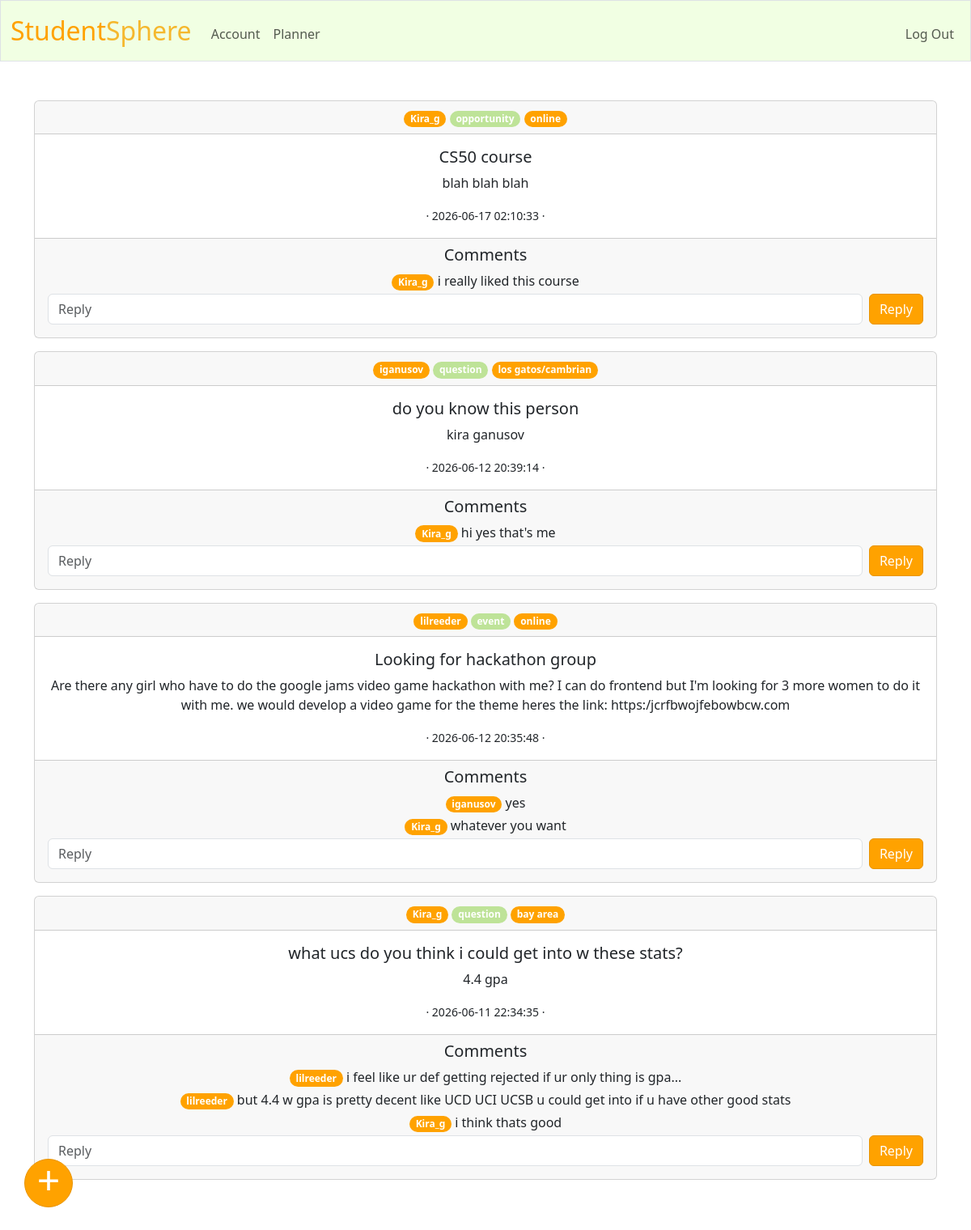
The page / (signed in) on the database its author committed.
### tables this page shows
CREATE TABLE posts (
    id           INTEGER PRIMARY KEY AUTOINCREMENT,
    user_id      INTEGER NOT NULL,
    type         TEXT NOT NULL,  -- 'opportunity', 'event', 'question'
    title        TEXT NOT NULL,
    body         TEXT NOT NULL,
    location     TEXT,           -- e.g. "Bay Area" for events
    is_anonymous INTEGER DEFAULT 0,
    created_at   DATETIME DEFAULT CURRENT_TIMESTAMP,
    FOREIGN KEY (user_id) REFERENCES users(id)
);

CREATE TABLE users (
    id            INTEGER PRIMARY KEY AUTOINCREMENT,
    username      TEXT    UNIQUE NOT NULL,
    password_hash TEXT    NOT NULL,
    emoji         TEXT    DEFAULT '🙂',
    grade         INTEGER,
    sat_score     INTEGER,
    act_score     INTEGER,
    is_anonymous  INTEGER DEFAULT 0
);

CREATE TABLE comments (
    id           INTEGER PRIMARY KEY AUTOINCREMENT,
    post_id      INTEGER NOT NULL,
    user_id      INTEGER NOT NULL,
    body         TEXT    NOT NULL,
    is_anonymous INTEGER DEFAULT 0,
    created_at   DATETIME DEFAULT CURRENT_TIMESTAMP,
    FOREIGN KEY (post_id) REFERENCES posts(id),
    FOREIGN KEY (user_id) REFERENCES users(id)
);

### app.py (the view)
@app.route("/", methods=["GET", "POST"])
@login_required
def main():
    if request.method == "POST":
        title = request.form.get("title")
        body = request.form.get("text")
        location = request.form.get("location")
        type = request.form.get("type")
        if not title or not body or not location or not type:
            flash("Fill all boxes")
            return render_template("main.html")
        db.execute("INSERT INTO posts (user_id, type, title, body, location) VALUES(?, ?, ?, ?, ?)", session["user_id"], type, title, body, location)
        return redirect("/")
    else:
        posts = db.execute("""SELECT posts.*, users.username, users.emoji FROM posts
                           JOIN users ON posts.user_id = users.id
                           ORDER BY posts.created_at DESC""")
        for post in posts:
            post["comments"] = db.execute("""SELECT comments.*, users.username, users.emoji
                                        FROM comments
                                        JOIN users ON comments.user_id = users.id
                                        WHERE comments.post_id = ?
                                        ORDER BY comments.created_at ASC""", post["id"])
    return render_template("main.html", posts=posts)

### app.py (called while the page is built)
@app.after_request
def after_request(response):
    response.headers["Cache-Control"] = "no-cache, no-store, must-revalidate"
    response.headers["Expires"] = 0
    response.headers["Pragma"] = "no-cache"
    return response

### helpers.py (called while the page is built)
def login_required(f):
    @wraps(f)
    def decorated_function(*args, **kwargs):
        if session.get("user_id") is None:
            return redirect("/login")
        return f(*args, **kwargs)
    return decorated_function

### templates/main.html (shortened to what this page needs)
{% extends "layout.html" %}
{% block main %}
    {% for post in posts %}
        <div class="card mb-3">
            <div class="card-header">
                <span class="badge rounded-pill btn-custom">{{ post.username }}</span>
                <span class="badge rounded-pill btn-custom-2">{{ post.type }}</span>
                <span class="badge rounded-pill btn-custom">{{ post.location }}</span>
            </div>
            <div class="card-body">
                <h5 class="card-title">{{ post.title }}</h5>
                <p class="card-text">{{ post.body }}</p>
                <small> · {{ post.created_at }} · </small>
            </div>
            <div class="card-footer">
                <h5 class="card-title">Comments</h5>
                {% for comment in post.comments %}
                    <div class="mb-1">
                        <span class="badge rounded-pill btn-custom">{{ comment.username }}</span>
                        {{ comment.body }}
                    </div>
                {% endfor %}
                <form action="/comment" method="post">
                    <div class="d-flex gap-2 mb-2">
                        <input class="form-control" name="comment" placeholder="Reply" type="text" autocomplete="off">
                        <button type="submit" class="btn btn-custom">Reply</button>
                    </div>
                </form>
            </div>
        </div>
    {% endfor %}
    <div class="d-flex justify-content-center">
        <button type="button" class="btn btn-custom rounded-circle"
            style="position: fixed; bottom: 30px; left: 30px; width: 60px; height: 60px; font-size: 50px; padding: 0; display: flex; align-items: center; justify-content: center;"
            data-bs-toggle="modal" data-bs-target="#exampleModal">
            <span style="margin-bottom: 10px;">+</span>
        </button>
    </div>
{% endblock %}

### templates/layout.html (shortened to what this page needs)
<!DOCTYPE html>
<html lang="en">
    <head>
        <link href="https://cdn.jsdelivr.net/npm/bootstrap@5.3.8/dist/css/bootstrap.min.css" rel="stylesheet">
        <link href="/static/styles.css" rel="stylesheet">
    </head>
    <body>
        <nav class="bg-light border navbar navbar-expand-md navbar-light">
            <div class="container-fluid">
                <a class="navbar-brand" href="/"><span class="orange">Student</span><span class="yellow">Sphere</span></a>
                <div class="collapse navbar-collapse" id="navbar">
                    {% if session["user_id"] %}
                        <ul class="navbar-nav me-auto mt-2">
                            <li class="nav-item"><a class="nav-link" href="/account">Account</a></li>
                            <li class="nav-item"><a class="nav-link" href="/planning">Planner</a></li>
                        </ul>
                        <ul class="navbar-nav ms-auto mt-2">
                            <li class="nav-item"><a class="nav-link" href="/logout">Log Out</a></li>
                        </ul>
                    {% else %}
                        <ul class="navbar-nav ms-auto mt-2">
                            <li class="nav-item"><a class="nav-link" href="/register">Register</a></li>
                            <li class="nav-item"><a class="nav-link" href="/login">Log In</a></li>
                        </ul>
                    {% endif %}
                </div>
            </div>
        </nav>
        <main class="container py-5 text-center">
            {% block main %}{% endblock %}
        </main>
    </body>
</html>

### static/styles.css (style rules this page uses)
.navbar { background-color: #f1ffe3 !important; }
nav .navbar-brand { font-size: xx-large; }
nav .navbar-brand .orange { color: #ffa200; }
nav .navbar-brand .yellow { color: #f5b82e; }
.btn-custom { background-color: #ffa200 !important; border-color: #e89300 !important; color: white !important; }
.btn-custom-2 { background-color: #bee398 !important; border-color: #a3cc76 !important; color: white !important; }

### rows shown on the page
posts: username "Kira_g", type "opportunity", location "online", title "CS50 course", body "blah blah blah", created_at "2026-06-17 02:10:33"
comments: username "Kira_g", body "i really liked this course"
posts: username "iganusov", type "question", location "los gatos/cambrian", title "do you know this person", body "kira ganusov", created_at "2026-06-12 20:39:14"
comments: username "Kira_g", body "hi yes that's me"
posts: username "lilreeder", type "event", location "online", title "Looking for hackathon group", body "Are there any girl who have to do the google jams video game hackathon with me? I can do frontend but I'm looking for 3 more women to do it with me. we would develop a video game for the theme heres the link: https:/jcrfbwojfebowbcw.com", created_at "2026-06-12 20:35:48"
comments: username "iganusov", body "yes"
comments: username "Kira_g", body "whatever you want"
posts: username "Kira_g", type "question", location "bay area", title "what ucs do you think i could get into w these stats?", body "4.4 gpa", created_at "2026-06-11 22:34:35"
comments: username "lilreeder", body "i feel like ur def getting rejected if ur only thing is gpa..."
comments: username "lilreeder", body "but 4.4 w gpa is pretty decent like UCD UCI UCSB u could get into if u have other good stats"
comments: username "Kira_g", body "i think thats good"
